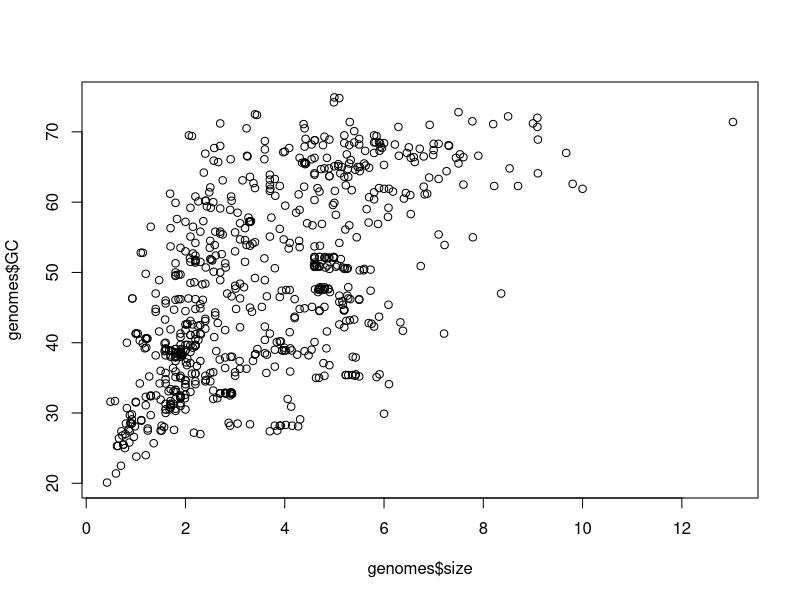
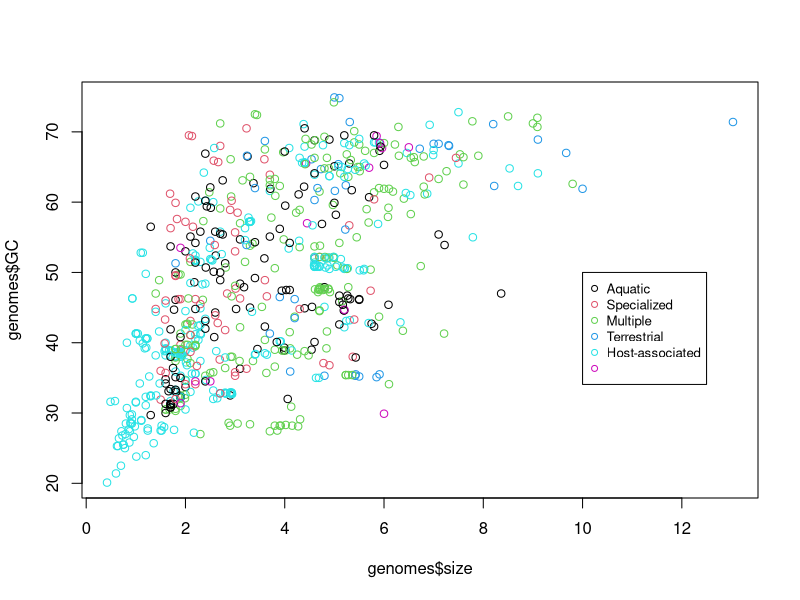
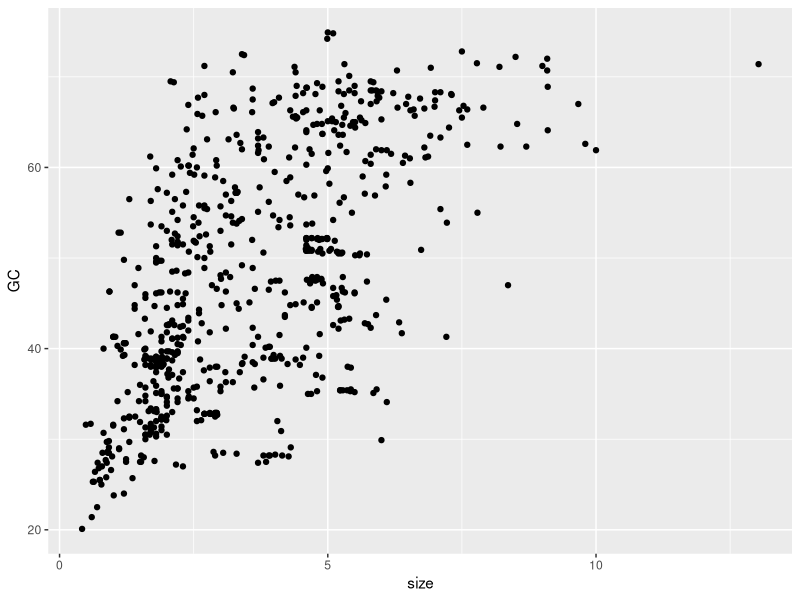
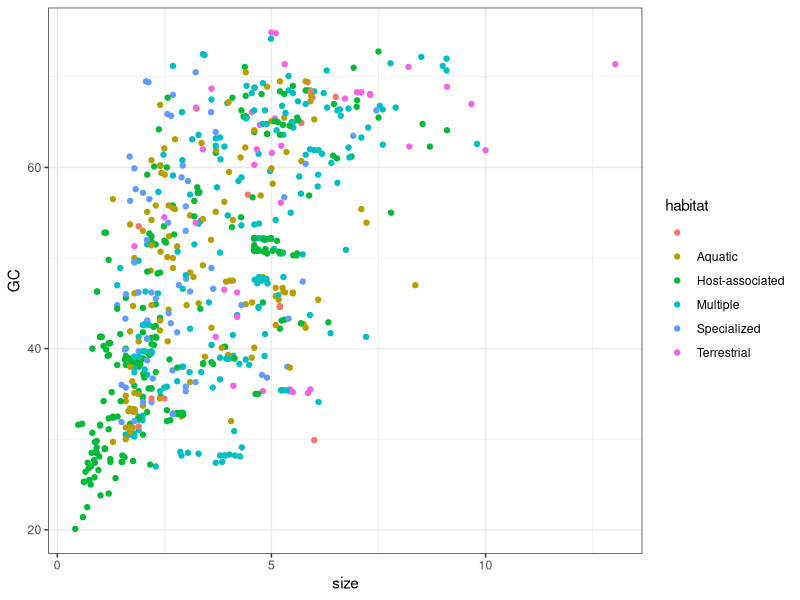
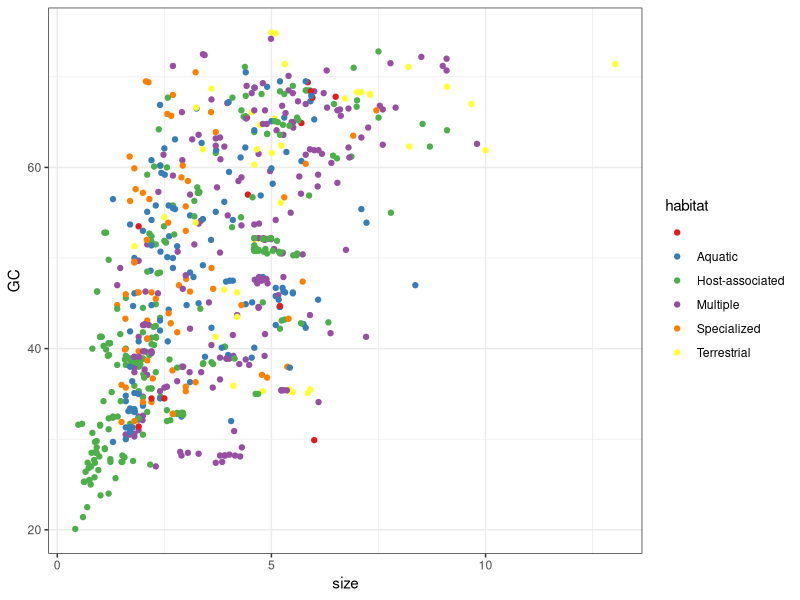
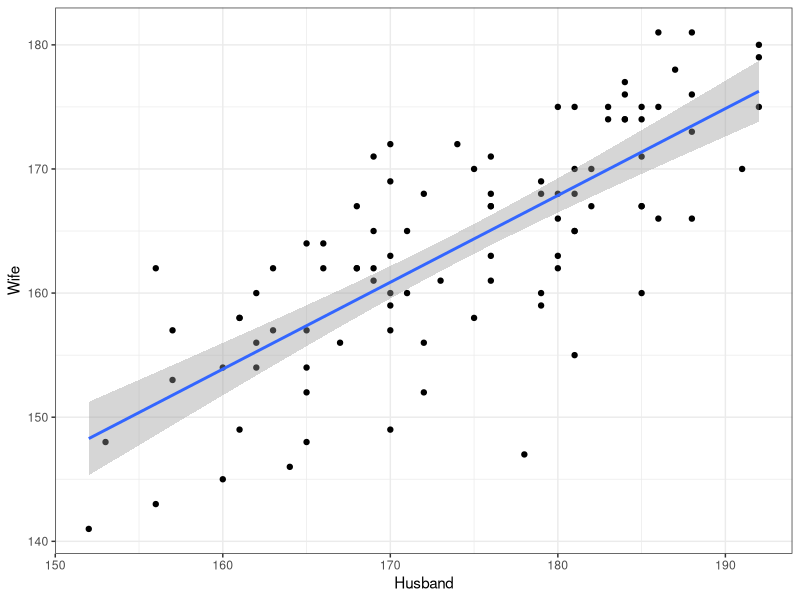

Source code (R) for these figures, in order:
## ---- chunk 1
# wczytanie danych dotyczących wielkości genomów bakteryjnych
genomes <- read.table('data/genomes.txt')

# wykres zależności wielkości genomu od procenta par GC
plot(genomes$size, genomes$GC)

# dodanie koloru według środowiska życia i legendy
plot(genomes$size, genomes$GC, col = factor(genomes$habitat, 
                                            levels = c("Aquatic", "Specialized", "Multiple", "Terrestrial", "Host-associated", "")))
legend(10, 50, legend=c( "Aquatic", "Specialized", "Multiple", "Terrestrial", "Host-associated", ""),
       col = palette()[1:6], cex = 0.8, pch = 21)

## ---- chunk 2
# wczytanie biblioteki
library(ggplot2)
# wykres zależności wielkości genomu od procenta GC
ggplot(genomes, aes(x = size, y = GC))+
  geom_point()

# ten sam wykres pokolorowany według środowiska życia
ggplot(genomes, aes(x = size, y = GC, color = habitat))+
  geom_point()+
  theme_bw()

# zmiana skali koloru na Rcolorbrewer
ggplot(genomes, aes(x = size, y = GC, color = habitat))+
  geom_point()+
  theme_bw()+
  scale_color_brewer(palette = 'Set1')


## ---- chunk 3
# wczytanie danych
data_trend <- read.table('data/heights.txt')

ggplot(data_trend, aes(x = Husband, y = Wife))+
  geom_point()+
  geom_smooth(method = 'lm')+
  theme_bw() # białe tło

## ---- chunk 4
model <- lm(Wife ~ Husband, data = data_trend)
# wyświetl model, b - Intercept, a - Husband
summary(model)
